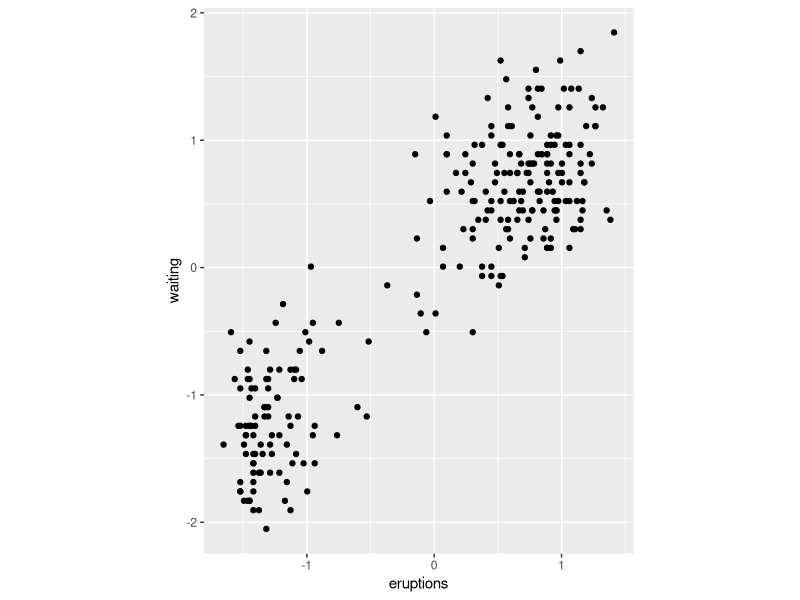
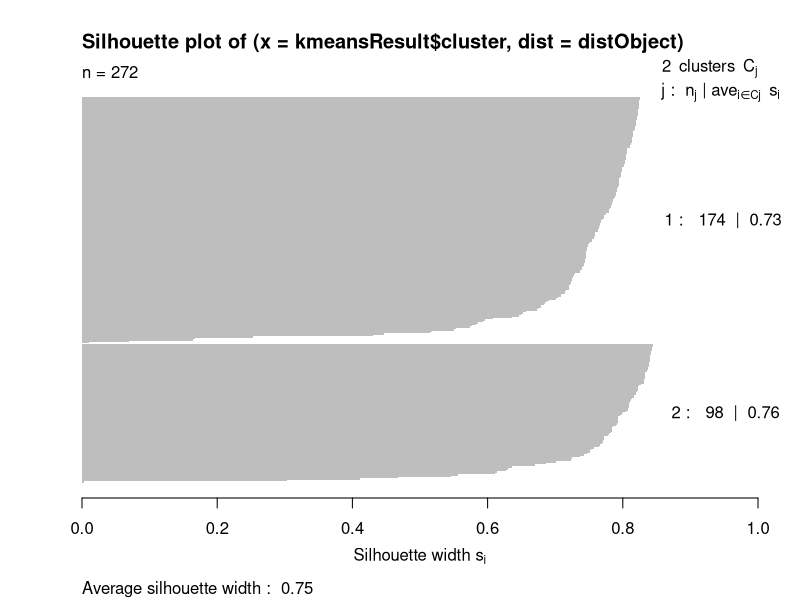
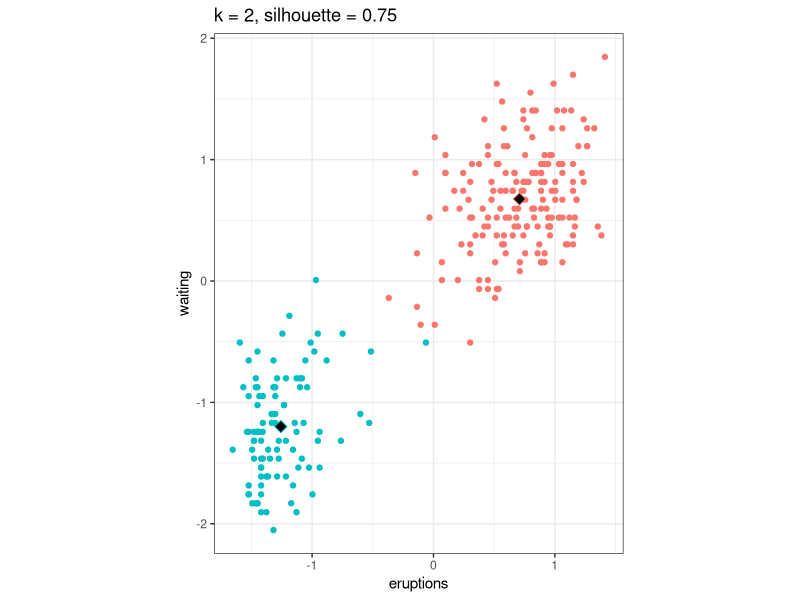
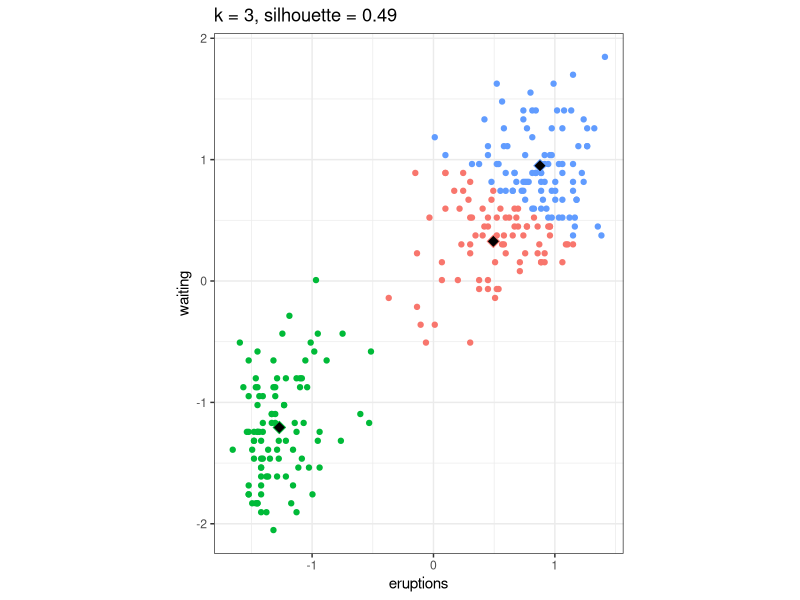
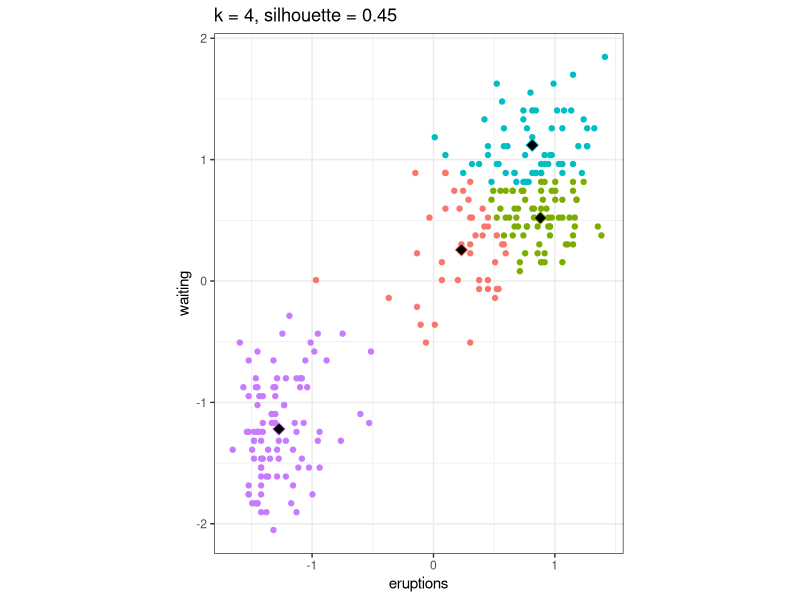
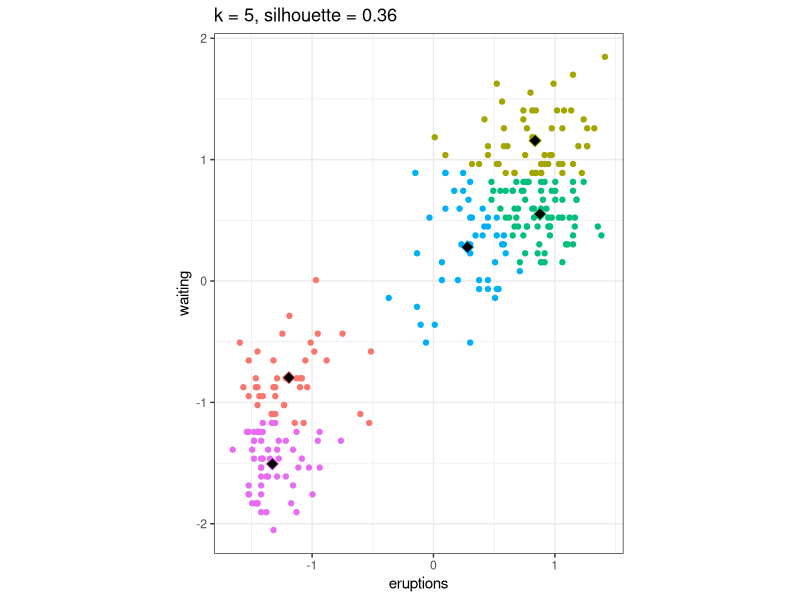
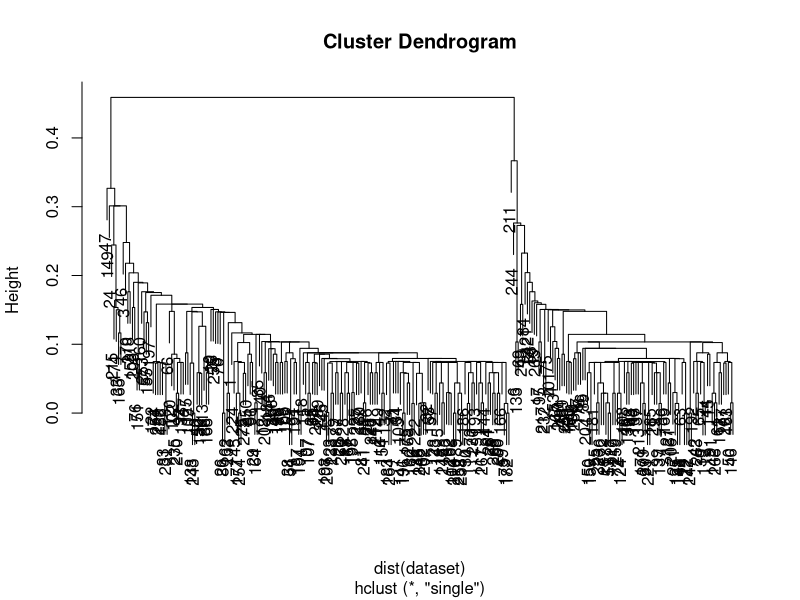
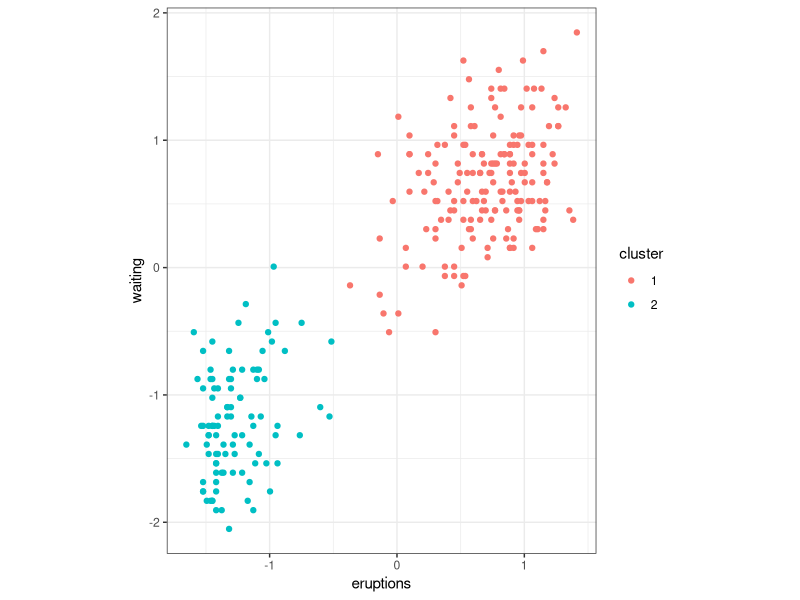

These charts were generated, in order, by the following R code:
## ---- chunk 1
summary(faithful)
## ---- chunk 2
dataset <- data.frame(scale(faithful))
## ---- chunk 3
library(ggplot2)
ggplot(data = dataset) +
  geom_point(mapping = aes(x = eruptions, y = waiting)) +
  coord_fixed() # uniform axis scaling
## ---- chunk 4
kmeansResult <- kmeans(dataset, centers = 2, nstart = 5)
str(kmeansResult)
## ---- chunk 5
distObject <- dist(dataset)
silhResult <- cluster::silhouette(x = kmeansResult$cluster, dist = distObject)
str(silhResult)
summary(silhResult)
## ---- chunk 6
mean(silhResult[, "sil_width"])
## ---- chunk 7
plot(silhResult, border = NA)
## ---- chunk 8
kValues <- 2:5
distObject <- dist(dataset)
for (k in kValues) {
  kmeansResult <- kmeans(dataset, centers = k, nstart = 5)
  silhResult <- cluster::silhouette(x = kmeansResult$cluster, dist = distObject)
  clusterAssignmentData <- cbind(dataset, cluster = as.factor(kmeansResult$cluster))
  clusterCenterData <- cbind(data.frame(kmeansResult$centers), cluster = as.factor(1:k))
  print(
    ggplot(mapping = aes(x = eruptions, y = waiting, col = cluster)) +
      geom_point(data = clusterAssignmentData) +
      geom_point(data = clusterCenterData, shape = 23, size = 3, fill = "black") +
      theme_bw() + # black-and-white theme
      theme(legend.position = "none") + # disable legend
      coord_fixed() + # uniform axis scaling
      ggtitle(paste0("k = ", k, ", silhouette = ", round(mean(silhResult[, "sil_width"]), digits = 2)))
  )
}
## ---- chunk 9
hclustResult <- hclust(d = dist(dataset), method = "single")
str(hclustResult)
## ---- chunk 10
plot(hclustResult)
## ---- chunk 11
clusterAssignments <- as.factor(cutree(hclustResult, k = 2))
ggplot(data = cbind(dataset, cluster = clusterAssignments)) +
  geom_point(mapping = aes(x = eruptions, y = waiting, col = cluster)) +
  theme_bw() +
  coord_fixed() # uniform axis scaling
## ---- chunk 12
library(dbscan)
dbscanResult <- dbscan(x = dataset, eps = 0.1, minPts = 5)
dbscanResult
str(dbscanResult)
## ---- chunk 13
ggplot(data = cbind(dataset, cluster = as.factor(dbscanResult$cluster))) +
  geom_point(mapping = aes(x = eruptions, y = waiting, col = cluster)) +
  theme_bw() +
  coord_fixed() + # uniform axis scaling
  scale_color_manual(values = c("gray", scales::hue_pal()(max(dbscanResult$cluster))))
## ---- chunk 14
bestEps <- NA
bestMinPts <- NA
bestSil <- -Inf
distObject <- dist(dataset)
for (eps in 0.01 * 2^(1:20)) {
  for (minPts in 1:10) {
    dbscanResult <- dbscan(x = dataset, eps = eps, minPts = minPts)
    if (!all(dbscanResult$cluster == dbscanResult$cluster[1])) {
      silObject <- cluster::silhouette(x = dbscanResult$cluster, dist = distObject)
      sil <- mean(silObject[, "sil_width"])
      if (sil > bestSil) {
        bestSil <- sil
        bestEps <- eps
        bestMinPts <- minPts
      }
    }
  }
}
## ---- chunk 15
dbscanResult <- dbscan(x = dataset, eps = bestEps, minPts = bestMinPts)
ggplot(data = cbind(dataset, cluster = as.factor(dbscanResult$cluster))) +
  geom_point(mapping = aes(x = eruptions, y = waiting, col = cluster)) +
  theme_bw() +
  coord_fixed() + # uniform axis scaling
  scale_color_manual(values = c("gray", scales::hue_pal()(max(dbscanResult$cluster))))
## ---- chunk 16
hullplot(dataset, cl = dbscanResult$cluster)
## ---- chunk 17
kNNdistplot(x = dataset, k = 5)
## ---- chunk 18
opticsResult <- optics(x = dataset, minPts = 5)
opticsResult
str(opticsResult)
## ---- chunk 19
plot(opticsResult)
abline(h = 0.4, col = "red")
## ---- chunk 20
dbscanResult <- extractDBSCAN(opticsResult, eps_cl = 0.4)
ggplot(data = cbind(dataset, cluster = as.factor(dbscanResult$cluster))) +
  geom_point(mapping = aes(x = eruptions, y = waiting, col = cluster)) +
  theme_bw() +
  coord_fixed() + # uniform axis scaling
  scale_color_manual(values = c("gray", scales::hue_pal()(max(dbscanResult$cluster))))
## ---- chunk 21
library(mclust)
mclustResult <- Mclust(dataset, G = 1:10, verbose = FALSE)
str(mclustResult)
## ---- chunk 22
summary(mclustResult)
## ---- chunk 23
str(mclustResult$parameters)
## ---- chunk 24
summary(mclustResult$BIC)
## ---- chunk 25
plot(mclustResult, what = "classification")
## ---- chunk 26
plot(mclustResult, what = "BIC")
